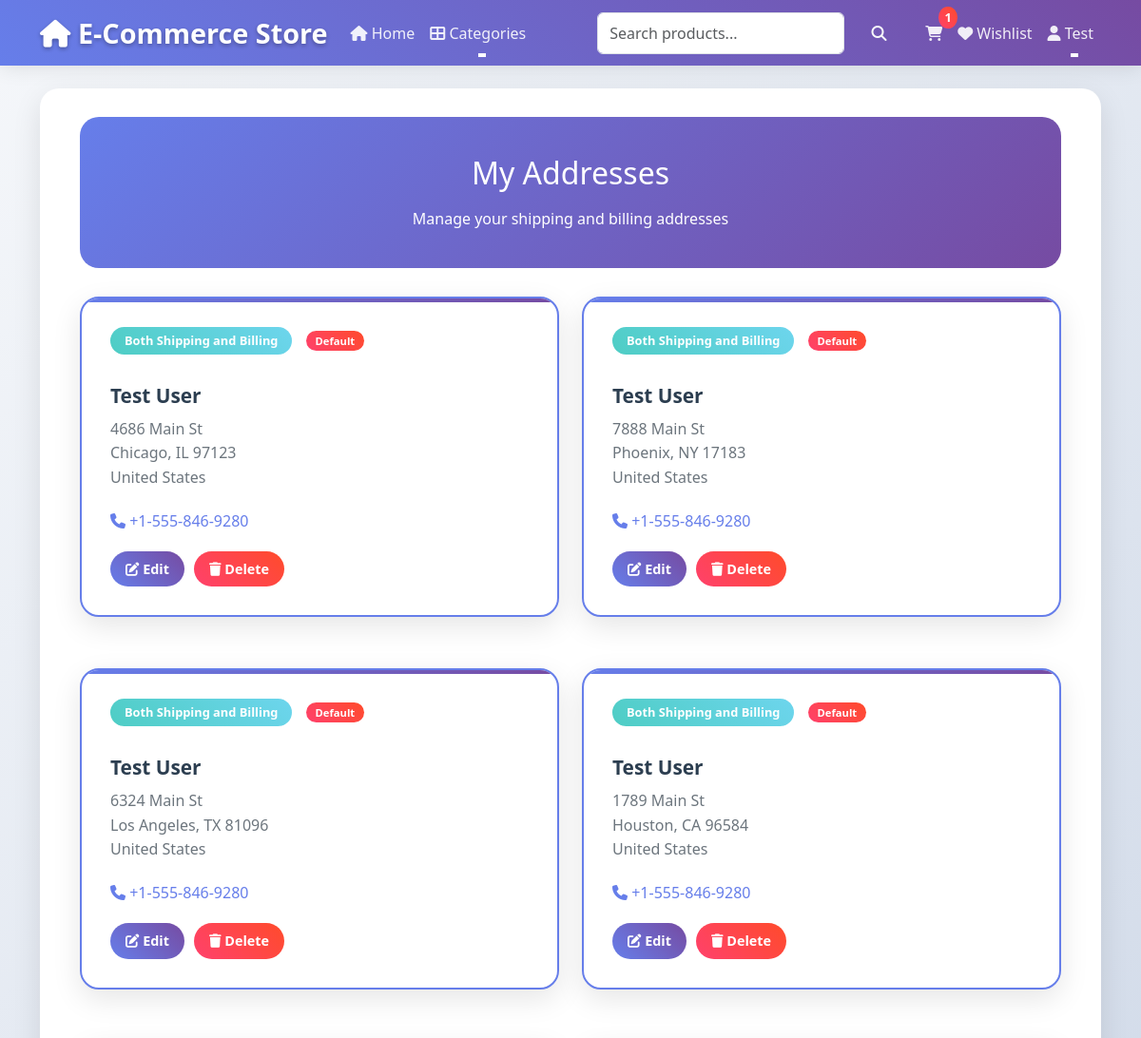
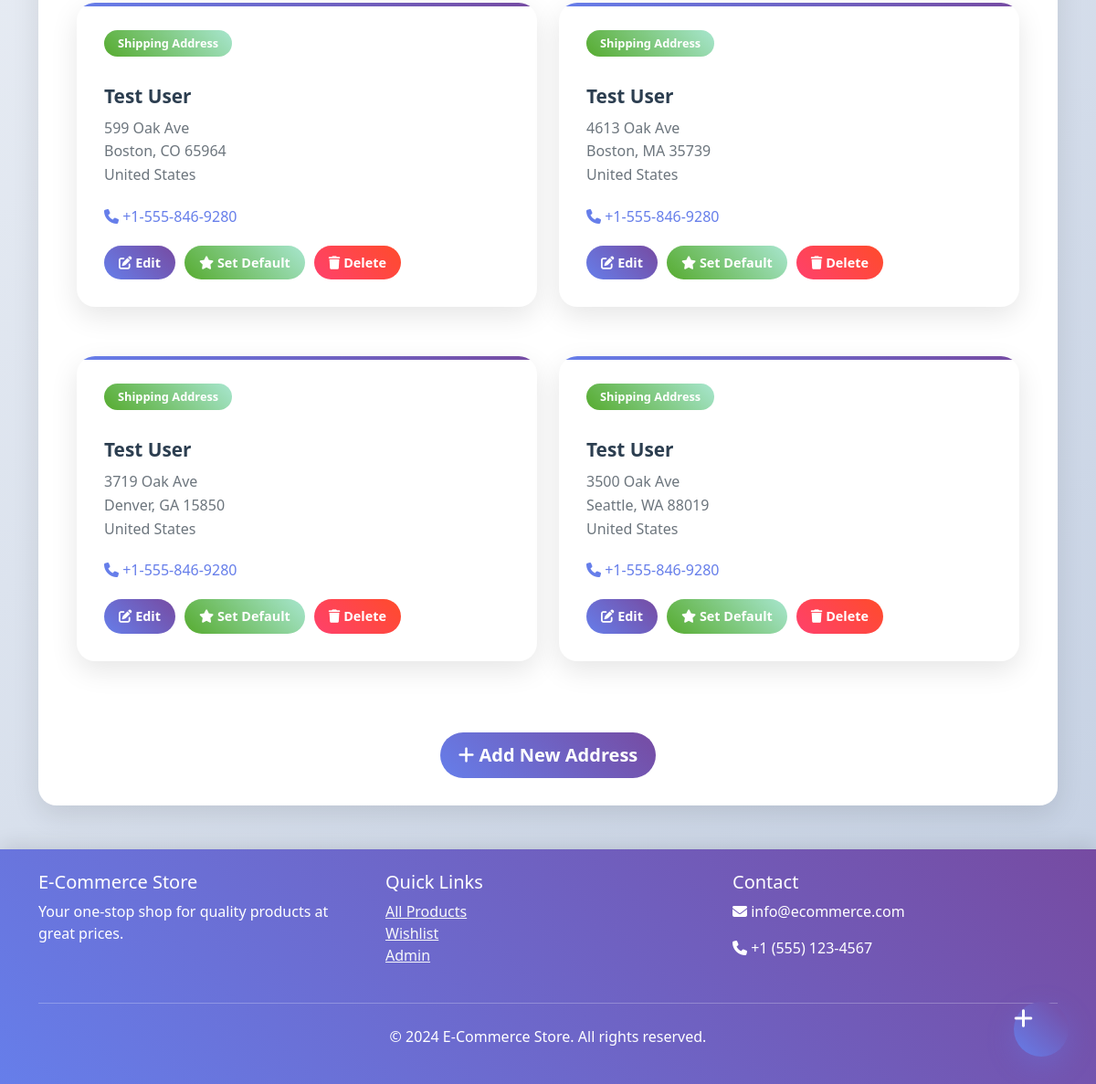
The page /addresses/ (signed in) on the database its author committed (2 pictures, top to bottom).
### store/models.py (models this page shows, shortened)
class Address(models.Model):
    ADDRESS_TYPES = [
        ('shipping', 'Shipping Address'),
        ('billing', 'Billing Address'),
        ('both', 'Both Shipping and Billing'),
    ]
    user = models.ForeignKey(User, on_delete=models.CASCADE, related_name='addresses')
    address_type = models.CharField(max_length=10, choices=ADDRESS_TYPES, default='shipping')
    first_name = models.CharField(max_length=50)
    last_name = models.CharField(max_length=50)
    company = models.CharField(max_length=100, blank=True)
    address_line_1 = models.CharField(max_length=100)
    address_line_2 = models.CharField(max_length=100, blank=True)
    city = models.CharField(max_length=50)
    state = models.CharField(max_length=50)
    postal_code = models.CharField(max_length=20)
    country = models.CharField(max_length=50, default='United States')
    phone_number = models.CharField(max_length=20, blank=True)
    is_default = models.BooleanField(default=False)
    created_at = models.DateTimeField(auto_now_add=True)
    updated_at = models.DateTimeField(auto_now=True)
    class Meta:
        verbose_name = 'Address'
        verbose_name_plural = 'Addresses'
        ordering = ['-is_default', '-created_at']

### store/auth_views.py (the view)
# urls.py: path('addresses/', auth_views.AddressListView.as_view(), name='address_list'),
class AddressListView(LoginRequiredMixin, ListView):
    model = Address
    template_name = 'store/auth/address_list.html'
    context_object_name = 'addresses'
    login_url = reverse_lazy('store:login')
    def get_queryset(self):
        return Address.objects.filter(user=self.request.user)
    def get_context_data(self, **kwargs):
        context = super().get_context_data(**kwargs)
        context['title'] = 'My Addresses'
        context['subtitle'] = 'Manage your shipping and billing addresses'
        return context

### store/context_processors.py (called while the page is built)
def categories(request):
    return {
        'categories': Category.objects.filter(is_active=True).order_by('name')
    }

### store/models.py (called while the page is built)
    def get_absolute_url(self):
        return reverse('store:category_detail', kwargs={'slug': self.slug})

### templates/store/auth/address_list.html (shortened to what this page needs)
{% extends 'base.html' %}
{% load static %}
{% block content %}
<div class="container">
    <div class="address-header">
        <h1 class="h2 mb-3">My Addresses</h1>
        <p class="mb-0">Manage your shipping and billing addresses</p>
    </div>
    {% if addresses %}
        <div class="row">
            {% for address in addresses %}
            <div class="col-lg-6 mb-4">
                <div class="address-card {% if address.is_default %}default{% endif %}">
                    <div class="d-flex justify-content-between align-items-start mb-3">
                        <div>
                            <span class="address-type {{ address.address_type }}">
                                {{ address.get_address_type_display }}
                            </span>
                            {% if address.is_default %}
                                <span class="default-badge">Default</span>
                            {% endif %}
                        </div>
                    </div>
                    <h4 class="address-name">
                        {{ address.first_name }} {{ address.last_name }}
                    </h4>
                    <div class="address-details">
                        <div>{{ address.address_line_1 }}</div>
                        <div>{{ address.city }}, {{ address.state }} {{ address.postal_code }}</div>
                        <div>{{ address.country }}</div>
                    </div>
                    {% if address.phone_number %}
                        <div class="address-phone">
                            <i class="fas fa-phone"></i> {{ address.phone_number }}
                        </div>
                    {% endif %}
                    <div class="address-actions">
                        <a href="{% url 'store:address_update' address.pk %}" class="btn btn-action btn-edit">
                            <i class="fas fa-edit"></i> Edit
                        </a>
                        {% if not address.is_default %}
                            <form method="post" action="{% url 'store:address_update' address.pk %}" style="display: inline;">
                                <button type="submit" class="btn btn-action btn-set-default">
                                    <i class="fas fa-star"></i> Set Default
                                </button>
                            </form>
                        {% endif %}
                        <form method="post" action="{% url 'store:address_delete' address.pk %}" style="display: inline;"
                              onsubmit="return confirm('Are you sure you want to delete this address?')">
                            <button type="submit" class="btn btn-action btn-delete">
                                <i class="fas fa-trash"></i> Delete
                            </button>
                        </form>
                    </div>
                </div>
            </div>
            {% endfor %}
        </div>
    {% endif %}
    {% if addresses %}
        <div class="text-center mt-4">
            <a href="{% url 'store:address_create' %}" class="btn btn-primary btn-lg">
                <i class="fas fa-plus"></i> Add New Address
            </a>
        </div>
    {% endif %}
</div>
<a href="{% url 'store:address_create' %}" class="floating-add-btn" title="Add New Address">
    <i class="fas fa-plus"></i>
</a>
{% endblock %}

### templates/base.html (shortened to what this page needs)
<!DOCTYPE html>
<html lang="en">
<head>
    <link href="https://cdn.jsdelivr.net/npm/bootstrap@5.3.0/dist/css/bootstrap.min.css" rel="stylesheet">
    <link href="https://cdnjs.cloudflare.com/ajax/libs/font-awesome/6.4.0/css/all.min.css" rel="stylesheet">
</head>
<body>
    <nav class="navbar navbar-expand-lg navbar-dark bg-dark">
        <div class="container">
            <a class="navbar-brand" href="{% url 'store:home' %}">
                <i class="fas fa-home"></i> E-Commerce Store
            </a>
            <div class="collapse navbar-collapse" id="navbarNav">
                <ul class="navbar-nav me-auto">
                    <li class="nav-item">
                        <a class="nav-link" href="{% url 'store:product_list' %}">
                            <i class="fas fa-home"></i> Home
                        </a>
                    </li>
                    <li class="nav-item dropdown">
                        <a class="nav-link dropdown-toggle" href="#" role="button" data-bs-toggle="dropdown">
                            <i class="fas fa-th-large"></i> Categories
                        </a>
                    </li>
                </ul>
                <form class="d-flex search-form me-3" method="get" action="{% url 'store:search' %}">
                    <input class="form-control me-2" type="search" name="search" placeholder="Search products..."
                           value="{{ request.GET.search }}" aria-label="Search">
                    <button class="btn btn-outline-light" type="submit">
                        <i class="fas fa-search"></i>
                    </button>
                </form>
                <ul class="navbar-nav">
                    <li class="nav-item">
                        <a class="nav-link" href="{% url 'store:cart_list' %}" id="cart-link">
                            <i class="fas fa-shopping-cart"></i>
                            <span class="cart-count">0</span>
                        </a>
                    </li>
                    {% if user.is_authenticated %}
                        <li class="nav-item">
                            <a class="nav-link" href="{% url 'store:wishlist' %}">
                                <i class="fas fa-heart"></i> Wishlist
                            </a>
                        </li>
                        <li class="nav-item dropdown">
                            <a class="nav-link dropdown-toggle" href="#" role="button" data-bs-toggle="dropdown">
                                <i class="fas fa-user"></i> {{ user.first_name|default:user.username }}
                            </a>
                        </li>
                    {% endif %}
                </ul>
            </div>
        </div>
    </nav>
    <main class="container mt-4">
        <div class="main-content">
            {% block content %}{% endblock %}
        </div>
    </main>
    <footer class="footer mt-5 py-4">
        <div class="container">
            <div class="row">
                <div class="col-md-4">
                    <h5>E-Commerce Store</h5>
                    <p>Your one-stop shop for quality products at great prices.</p>
                </div>
                <div class="col-md-4">
                    <h5>Quick Links</h5>
                    <ul class="list-unstyled">
                        <li><a href="{% url 'store:product_list' %}" class="text-light">All Products</a></li>
                        <li><a href="{% url 'store:wishlist' %}" class="text-light">Wishlist</a></li>
                        <li><a href="{% url 'admin:index' %}" class="text-light">Admin</a></li>
                    </ul>
                </div>
                <div class="col-md-4">
                    <h5>Contact</h5>
                    <p><i class="fas fa-envelope"></i> info@ecommerce.com</p>
                    <p><i class="fas fa-phone"></i> +1 (555) 123-4567</p>
                </div>
            </div>
            <hr class="my-4">
            <div class="text-center">
                <p>&copy; 2024 E-Commerce Store. All rights reserved.</p>
            </div>
        </div>
    </footer>
</body>
</html>

### templates/base.html (style rules this page uses)
:root { --primary-color: #667eea; --secondary-color: #764ba2; --success-color: #56ab2f; --danger-color: #ff416c; --warning-color: #ff9a56; --info-color: #4ecdc4; --light-color: #f8f9fa; --dark-color: #2c3e50; --gradient-primary: linear-gradient(45deg, var(--primary-color), var(--secondary-color)); --gradient-success: linear-gradient(45deg, var(--success-color), #a8e6cf); --gradient-danger: linear-gradient(45deg, var(--danger-color), #ff4b2b); --gradient-warning: linear-gradient(45deg, var(--warning-color), #ffad56); --gradient-info: linear-gradient(45deg, var(--info-color), #6dd5ed); }
body { font-family: 'Segoe UI', Tahoma, Geneva, Verdana, sans-serif; background: linear-gradient(135deg, #f5f7fa 0%, #c3cfe2 100%); min-height: 100vh; }
.navbar { background: var(--gradient-primary) !important; box-shadow: 0 2px 20px rgba(0,0,0,0.1); backdrop-filter: blur(10px); }
.navbar-brand { font-weight: 700; font-size: 1.8rem; color: white !important; text-shadow: 0 2px 4px rgba(0,0,0,0.3); }
.navbar-nav .nav-link { color: rgba(255,255,255,0.9) !important; font-weight: 500; transition: all 0.3s ease; position: relative; }
.navbar-nav .nav-link::after { content: ''; position: absolute; width: 0; height: 2px; bottom: -5px; left: 50%; background: white; transition: all 0.3s ease; transform: translateX(-50%); }
.cart-count { background: var(--gradient-danger); color: white; border-radius: 50%; padding: 2px 6px; font-size: 0.8rem; font-weight: bold; position: absolute; top: -8px; right: -8px; min-width: 20px; text-align: center; }
.main-content { background: white; border-radius: 20px; box-shadow: 0 10px 30px rgba(0,0,0,0.1); margin: 20px 0; padding: 30px; min-height: calc(100vh - 200px); }
.btn { border-radius: 25px; font-weight: 600; padding: 10px 20px; transition: all 0.3s ease; border: none; position: relative; overflow: hidden; }
.btn::before { content: ''; position: absolute; top: 0; left: -100%; width: 100%; height: 100%; background: linear-gradient(90deg, transparent, rgba(255,255,255,0.2), transparent); transition: left 0.5s; }
.btn-primary { background: var(--gradient-primary); color: white; }
.footer { background: var(--gradient-primary); color: white; margin-top: 50px; padding: 40px 0; box-shadow: 0 -5px 20px rgba(0,0,0,0.1); }
.search-form { max-width: 500px; }

### templates/store/auth/address_list.html (style rules this page uses)
.address-header { background: linear-gradient(135deg, #667eea 0%, #764ba2 100%); color: white; padding: 40px 0; border-radius: 20px; margin-bottom: 30px; text-align: center; }
.address-card { background: white; border-radius: 20px; padding: 30px; box-shadow: 0 10px 30px rgba(0,0,0,0.1); margin-bottom: 30px; transition: all 0.3s ease; position: relative; overflow: hidden; }
.address-card::before { content: ''; position: absolute; top: 0; left: 0; right: 0; height: 4px; background: linear-gradient(45deg, #667eea, #764ba2); }
.address-card.default { border: 2px solid #667eea; }
.address-type { display: inline-block; background: linear-gradient(45deg, #667eea, #764ba2); color: white; padding: 5px 15px; border-radius: 20px; font-size: 0.8rem; font-weight: 600; margin-bottom: 15px; }
.address-type.shipping { background: linear-gradient(45deg, #56ab2f, #a8e6cf); }
.address-type.both { background: linear-gradient(45deg, #4ecdc4, #6dd5ed); }
.default-badge { background: linear-gradient(45deg, #ff416c, #ff4b2b); color: white; padding: 3px 10px; border-radius: 15px; font-size: 0.7rem; font-weight: 600; margin-left: 10px; }
.address-name { font-size: 1.3rem; font-weight: 600; color: #2c3e50; margin-bottom: 10px; }
.address-details { color: #6c757d; line-height: 1.6; margin-bottom: 20px; }
.address-phone { color: #667eea; font-weight: 500; margin-bottom: 20px; }
.address-actions { display: flex; gap: 10px; flex-wrap: wrap; }
.btn-action { border-radius: 20px; padding: 8px 16px; font-weight: 600; font-size: 0.9rem; transition: all 0.3s ease; border: none; }
.btn-edit { background: linear-gradient(45deg, #667eea, #764ba2); color: white; }
.btn-delete { background: linear-gradient(45deg, #ff416c, #ff4b2b); color: white; }
.btn-set-default { background: linear-gradient(45deg, #56ab2f, #a8e6cf); color: white; }
.floating-add-btn { position: fixed; bottom: 30px; right: 30px; width: 60px; height: 60px; border-radius: 50%; background: linear-gradient(45deg, #667eea, #764ba2); color: white; border: none; box-shadow: 0 10px 30px rgba(102, 126, 234, 0.3); font-size: 1.5rem; transition: all 0.3s ease; z-index: 1000; }

### rows shown on the page
Address: address_type "Both Shipping and Billing", is_default "Default", first_name "Test", last_name "User", address_line_1 "4686 Main St", city "Chicago", state "IL", postal_code "97123", country "United States", phone_number "+1-555-846-9280"
Address: address_type "Both Shipping and Billing", is_default "Default", first_name "Test", last_name "User", address_line_1 "7888 Main St", city "Phoenix", state "NY", postal_code "17183", country "United States", phone_number "+1-555-846-9280"
Address: address_type "Both Shipping and Billing", is_default "Default", first_name "Test", last_name "User", address_line_1 "6324 Main St", city "Los Angeles", state "TX", postal_code "81096", country "United States", phone_number "+1-555-846-9280"
Address: address_type "Both Shipping and Billing", is_default "Default", first_name "Test", last_name "User", address_line_1 "1789 Main St", city "Houston", state "CA", postal_code "96584", country "United States", phone_number "+1-555-846-9280"
Address: address_type "Shipping Address", first_name "Test", last_name "User", address_line_1 "599 Oak Ave", city "Boston", state "CO", postal_code "65964", country "United States", phone_number "+1-555-846-9280", is_default False (drawn)
Address: address_type "Shipping Address", first_name "Test", last_name "User", address_line_1 "4613 Oak Ave", city "Boston", state "MA", postal_code "35739", country "United States", phone_number "+1-555-846-9280", is_default False (drawn)
Address: address_type "Shipping Address", first_name "Test", last_name "User", address_line_1 "3719 Oak Ave", city "Denver", state "GA", postal_code "15850", country "United States", phone_number "+1-555-846-9280", is_default False (drawn)
Address: address_type "Shipping Address", first_name "Test", last_name "User", address_line_1 "3500 Oak Ave", city "Seattle", state "WA", postal_code "88019", country "United States", phone_number "+1-555-846-9280", is_default False (drawn)

### other values the page prints
{{ user.first_name|default:user.username }} "Test"
